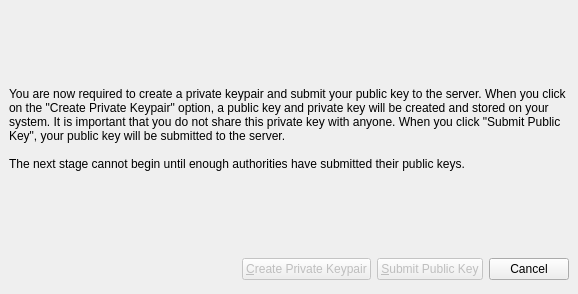
<ui version="4.0" >
 <author></author>
 <comment></comment>
 <exportmacro></exportmacro>
 <class>CreateKeypairDialog</class>
 <widget class="QDialog" name="CreateKeypairDialog" >
  <property name="geometry" >
   <rect>
    <x>0</x>
    <y>0</y>
    <width>578</width>
    <height>294</height>
   </rect>
  </property>
  <property name="windowTitle" >
   <string>Create a Keypair</string>
  </property>
  <layout class="QGridLayout" >
   <property name="margin" >
    <number>9</number>
   </property>
   <property name="spacing" >
    <number>6</number>
   </property>
   <item row="2" column="0" >
    <spacer>
     <property name="orientation" >
      <enum>Qt::Vertical</enum>
     </property>
     <property name="sizeHint" >
      <size>
       <width>20</width>
       <height>40</height>
      </size>
     </property>
    </spacer>
   </item>
   <item row="0" column="0" >
    <spacer>
     <property name="orientation" >
      <enum>Qt::Vertical</enum>
     </property>
     <property name="sizeHint" >
      <size>
       <width>20</width>
       <height>40</height>
      </size>
     </property>
    </spacer>
   </item>
   <item row="1" column="0" >
    <widget class="QLabel" name="label_3" >
     <property name="text" >
      <string>You are now required to create a private keypair and submit your public key to the server. When you click on the "Create Private Keypair" option, a public key and private key will be created and stored on your system. It is important that you do not share this private key with anyone. When you click "Submit Public Key", your public key will be submitted to the server. 

The next stage cannot begin until enough authorities have submitted their public keys.</string>
     </property>
     <property name="wordWrap" >
      <bool>true</bool>
     </property>
    </widget>
   </item>
   <item row="3" column="0" >
    <layout class="QHBoxLayout" >
     <property name="margin" >
      <number>0</number>
     </property>
     <property name="spacing" >
      <number>6</number>
     </property>
     <item>
      <spacer>
       <property name="orientation" >
        <enum>Qt::Horizontal</enum>
       </property>
       <property name="sizeHint" >
        <size>
         <width>121</width>
         <height>31</height>
        </size>
       </property>
      </spacer>
     </item>
     <item>
      <widget class="QPushButton" name="createPushButton" >
       <property name="enabled" >
        <bool>false</bool>
       </property>
       <property name="whatsThis" >
        <string>&lt;html>&lt;head>&lt;meta name="qrichtext" content="1" />&lt;/head>&lt;body style=" white-space: pre-wrap; font-family:Sans Serif; font-size:9pt; font-weight:400; font-style:normal; text-decoration:none;">&lt;p style=" margin-top:0px; margin-bottom:0px; margin-left:0px; margin-right:0px; -qt-block-indent:0; text-indent:0px;">Creates a private keypair.  This keypair will be stored in the directory specified in the AdderGUI configuration.&lt;/p>&lt;/body>&lt;/html></string>
       </property>
       <property name="text" >
        <string>&amp;Create Private Keypair</string>
       </property>
      </widget>
     </item>
     <item>
      <widget class="QPushButton" name="submitPushButton" >
       <property name="enabled" >
        <bool>false</bool>
       </property>
       <property name="whatsThis" >
        <string>&lt;html>&lt;head>&lt;meta name="qrichtext" content="1" />&lt;/head>&lt;body style=" white-space: pre-wrap; font-family:Sans Serif; font-size:9pt; font-weight:400; font-style:normal; text-decoration:none;">&lt;p style=" margin-top:0px; margin-bottom:0px; margin-left:0px; margin-right:0px; -qt-block-indent:0; text-indent:0px;">Submits your public key to the Adder server.&lt;/p>&lt;/body>&lt;/html></string>
       </property>
       <property name="text" >
        <string>&amp;Submit Public Key</string>
       </property>
      </widget>
     </item>
     <item>
      <widget class="QPushButton" name="cancelButton" >
       <property name="text" >
        <string>Cancel</string>
       </property>
      </widget>
     </item>
    </layout>
   </item>
  </layout>
 </widget>
 <pixmapfunction></pixmapfunction>
 <resources/>
 <connections>
  <connection>
   <sender>cancelButton</sender>
   <signal>clicked()</signal>
   <receiver>CreateKeypairDialog</receiver>
   <slot>reject()</slot>
   <hints>
    <hint type="sourcelabel" >
     <x>473</x>
     <y>245</y>
    </hint>
    <hint type="destinationlabel" >
     <x>179</x>
     <y>282</y>
    </hint>
   </hints>
  </connection>
 </connections>
</ui>
